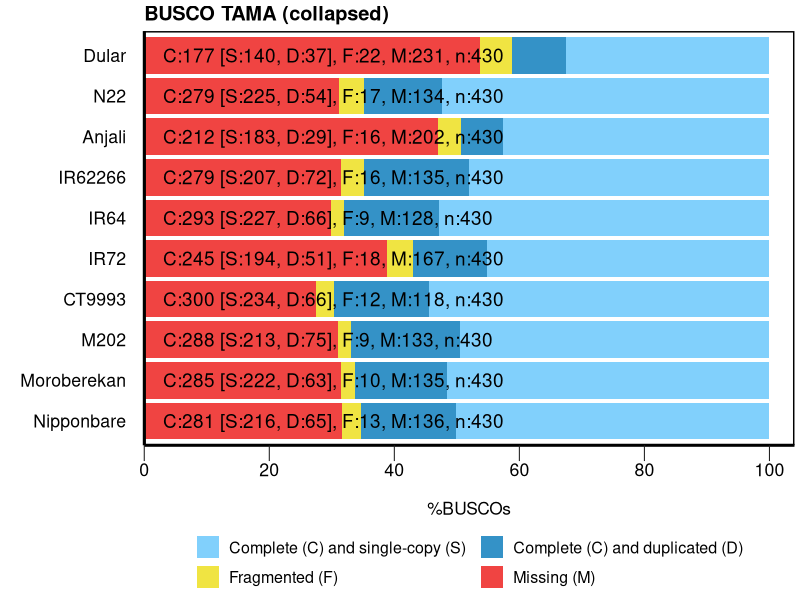

Source code (R):
######################################
#
# BUSCO summary figure
# @version 3.0.0
# @since BUSCO 2.0.0
# 
# Copyright (c) 2016-2017, Evgeny Zdobnov (ez@ezlab.org)
# Licensed under the MIT license. See LICENSE.md file.
#
######################################

# Load the required libraries
library(ggplot2)
library("grid")

# !!! CONFIGURE YOUR PLOT HERE !!! 
# Output
my_output <- paste("figures/","2_busco_tama.png",sep="/") 
my_width <- 20
my_height <- 15
my_unit <- "cm"

# Colors
my_colors <- c("#81d0fc", "#3492C7", "#F0E442", "#F04442")
# Bar height ratio
my_bar_height <- 0.9

# Legend
my_title <- "BUSCO TAMA (collapsed)"

# Font
my_family <- "sans"
my_size_ratio <- 1.2

# !!! SEE YOUR DATA HERE !!! 
# Your data as generated by python, remove or add more
my_species <- c('Nipponbare', 'Nipponbare', 'Nipponbare', 'Nipponbare', 'N22', 'N22', 'N22', 'N22', 'Dular', 'Dular', 'Dular', 'Dular', 'Anjali', 
                'Anjali', 'Anjali', 'Anjali', 'CT9993', 'CT9993', 'CT9993', 'CT9993', 'M202', 'M202', 'M202', 'M202', 'Moroberekan', 'Moroberekan', 
                'Moroberekan', 'Moroberekan', 'IR62266', 'IR62266', 'IR62266', 'IR62266', 'IR64', 'IR64', 'IR64', 'IR64', 'IR72', 'IR72', 'IR72', 'IR72')
my_species <- factor(my_species)
levels(my_species)
my_species <- factor(my_species,levels(my_species)[rev(c(3, 9, 1, 4, 5, 6, 2, 7, 8, 10))]) # reorder your species here just by changing the values in the vector :
my_percentage <- c(50.2, 15.1, 3.0, 31.7, 52.3, 12.6, 4.0, 31.1, 32.6, 8.6, 5.1, 53.7, 42.6, 6.7, 3.7, 47.0, 54.4, 15.3, 2.8, 27.5, 49.5, 17.4, 2.1, 31.0, 51.6, 14.7, 2.3, 31.4, 48.1, 16.7, 3.7, 31.5,  52.8, 15.3, 2.1, 29.8, 45.1, 11.9, 4.2, 38.8)
my_values <- c(216, 65, 13, 136, 225, 54, 17, 134, 140, 37, 22, 231, 183, 29, 16, 202, 234, 66, 12, 118, 213, 75, 9, 133, 222, 63, 10, 135, 207, 72, 16, 135, 227, 66, 9, 128, 194, 51, 18, 167)

######################################
######################################
######################################
# Code to produce the graph
labsize = 1
if (length(levels(my_species)) > 10){
  labsize = 0.66
}
print("Plotting the figure ...")
category <- c(rep(c("S","D","F","M"),c(1)))
category <-factor(category)
category = factor(category,levels(category)[c(4,1,2,3)])
df = data.frame(my_species,my_percentage,my_values,category)

figure <- ggplot() + 
  
  geom_bar(aes(y = my_percentage, x = my_species, fill = category), data = df, stat="identity", width=my_bar_height) + 
  coord_flip() + 
  theme_gray(base_size = 8) + 
  scale_y_continuous(expand=c(0,0), limits=c(0,104), labels = c("0","20","40","60","80","100"), breaks = c(0,20,40,60,80,100)) + 
  scale_fill_manual(values = my_colors,labels =c(" Complete (C) and single-copy (S)  ",
                                                 " Complete (C) and duplicated (D)",
                                                 " Fragmented (F)  ",
                                                 " Missing (M)")) +   
  ggtitle(my_title) + 
  xlab("") + 
  ylab("\n%BUSCOs") + 
  
  theme(plot.title = element_text(family=my_family, colour = "black", size = rel(1.5)*my_size_ratio, face = "bold")) +
  theme(legend.position="bottom",legend.title = element_blank()) + 
  theme(legend.text = element_text(family=my_family, size = rel(1.2)*my_size_ratio)) + 
  theme(panel.background = element_rect(color="#FFFFFF", fill="white")) + 
  theme(panel.grid.minor = element_blank()) + 
  theme(panel.grid.major = element_blank())+
  theme(panel.border = element_rect(colour = "black", fill=NA, size=1)) +
  theme(axis.text.y = element_text(family=my_family, colour = "black", size = rel(1.66)*my_size_ratio)) + 
  theme(axis.text.x = element_text(family=my_family, colour = "black", size = rel(1.66)*my_size_ratio)) + 
  theme(axis.line = element_line(size=1, colour = "black")) + 
  theme(axis.ticks.length = unit(.85, "cm")) + 
  theme(axis.ticks.y = element_line(colour="white", size = 0)) + 
  theme(axis.ticks.x = element_line(colour="#222222")) + 
  theme(axis.ticks.length = unit(0.4, "cm")) + 
  theme(axis.title.x = element_text(family=my_family, size=rel(1.3)*my_size_ratio)) + 
  guides(fill = guide_legend(override.aes = list(colour = NULL))) +
  guides(fill=guide_legend(nrow=2,byrow=TRUE)) +
  
  guides(fill = guide_legend(override.aes = list(colour = NULL))) +
  guides(fill=guide_legend(nrow=2,byrow=TRUE))

for(i in rev(c(1:length(levels(my_species))))){
  detailed_values <- my_values[my_species==my_species[my_species==levels(my_species)[i]]]
  total_buscos <- sum(detailed_values)
  figure <- figure + 
    annotate("text", label=paste("C:", detailed_values[1] + detailed_values[2], " [S:", detailed_values[1], ", D:", detailed_values[2], "], F:", detailed_values[3], ", M:", detailed_values[4], ", n:", total_buscos, sep=""), 
             y=3, x = i, size = labsize*4*my_size_ratio, colour = "black", hjust=0, family=my_family)
}


ggsave(figure, file=my_output, width = my_width, height = my_height, unit = my_unit)
print("Done")
